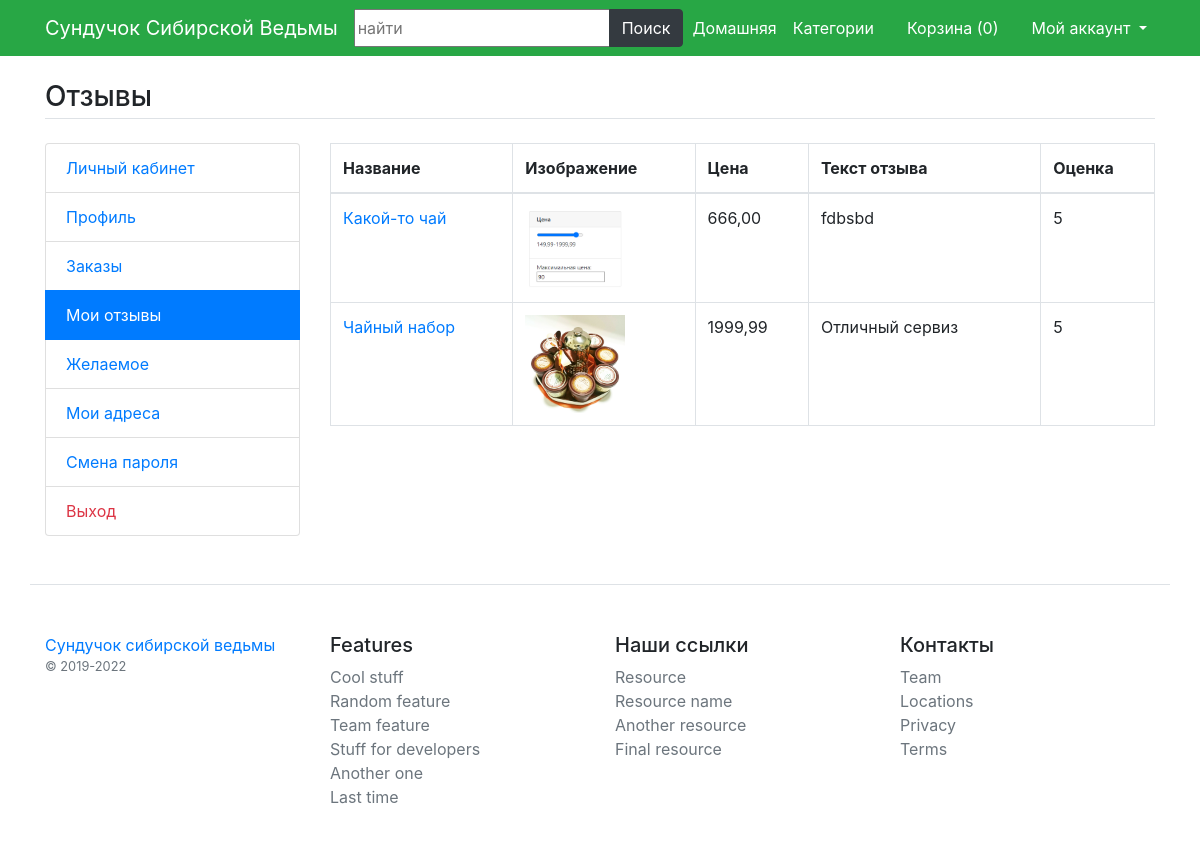
Page /my-reviews (signed in) on the committed database.
### main/models.py (models this page shows, shortened)
class ProductReview(models.Model):
    user = models.ForeignKey(User, on_delete=models.CASCADE, verbose_name='Пользователь')
    product = models.ForeignKey(Product, on_delete=models.CASCADE, verbose_name='Товар')
    review_text = models.TextField(verbose_name='Отзыв')
    review_rating = models.IntegerField(choices=RATING, verbose_name='Оценка')
    class Meta:
        verbose_name = 'Рейтинг товара'
        verbose_name_plural = '07. Рейтинги товаров'

class Product(models.Model):
    title = models.CharField(max_length=30, null=True, verbose_name='Название')
    detail = models.TextField(max_length=400, null=True, verbose_name='Описание')
    category = models.ForeignKey(Category, on_delete=models.CASCADE, null=True, blank=False, verbose_name='Категория')
    image = models.ImageField(upload_to="prod_imgs/", null=True, verbose_name='Изображение')
    price = models.DecimalField(max_digits=7, decimal_places=2, null=True, verbose_name='Цена')
    status = models.BooleanField(default=True, verbose_name='Статутс')
    is_featured = models.BooleanField(default=False, verbose_name='Рекомендованое')
    class Meta:
        verbose_name = 'Товар'
        verbose_name_plural = '02.Товары'

### main/views.py (the view)
# urls.py: path('my-reviews',views.my_reviews, name='my-reviews'),
def my_reviews(request):
    reviews = ProductReview.objects.filter(user=request.user).order_by('-id')
    return render(request, 'user/reviews.html', {'reviews':reviews})

### main/template_context.py (called while the page is built)
def get_filters(request):
    cats = Product.objects.distinct().values('category__title', 'category__id')
    minMaxPrice = Product.objects.aggregate(Min('price', output_field=FloatField()), Max('price', output_field=FloatField()))
    data = {
        'cats': cats,
        'minMaxPrice': minMaxPrice,
    }
    return data

### main/templates/user/reviews.html
{% extends 'base.html' %}
{% load static %}
{% block content %}
<main class="container my-4">
	<h3 class="my-4 border-bottom pb-1">Отзывы</h3>
	<div class="row">
		<div class="col-md-3">
			{% include 'user/user-sidebar.html' %}
		</div>
		<div class="col-md-9">
			<div class="table-responsive">
				<table class="table-bordered table">
					<thead>
						<tr>
							<th>Название</th>
							<th>Изображение</th>
							<th>Цена</th>
							<th>Текст отзыва</th>
							<th>Оценка</th>
						</tr>
					</thead>
					<tbody>
						{% for review in reviews %}
						<tr>
							<td><a href="/product/{{review.product.id}}">{{review.product.title}}</a></td>
							<td>
								<img width="100" src="/media/{{review.product.image}}" alt="{{review.product.title}}">
							</td>
							<td>{{review.product.price}}</td>
							<td>
								<a href="{% url 'update-review' review.id %}" class="float-right"><i class="fa fa-edit"></i></a>
								{{review.review_text}}
							</td>
							<td>{{review.review_rating}}</td>
						</tr>
						{% endfor %}
					</tbody>
				</table>
			</div>
		</div>
	</div>
</main>
{% endblock %}

### rows in the picture
ProductReview: product "Какой-то чай", product.image (picture), product.price "666,00", review_text "fdbsbd", review_rating "5"
ProductReview: product "Чайный набор", product.image (picture), product.price "1999,99", review_text "Отличный сервиз", review_rating "5"

### other values in the picture
{{ request.session.cartdata|length }} "0"
